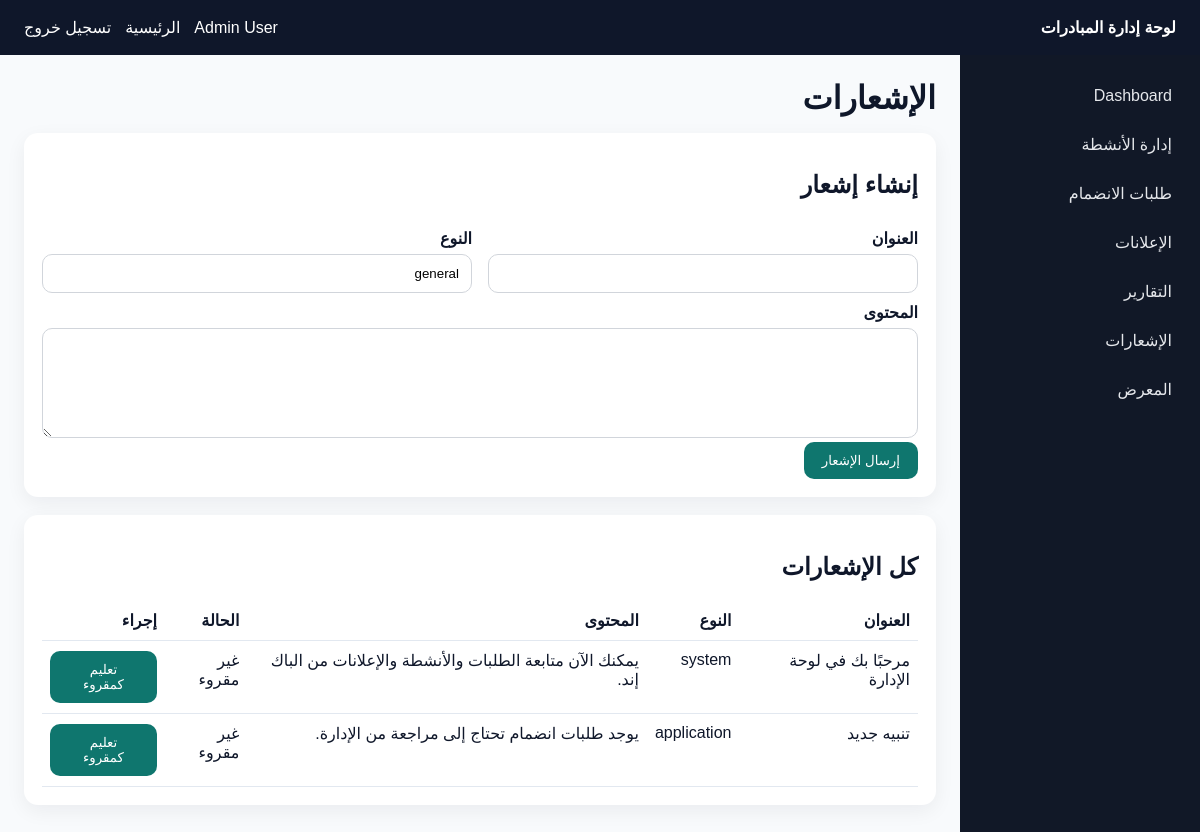
The page /admin/notifications.php (signed in) on the database its author committed.
### tables this page shows
CREATE TABLE IF NOT EXISTS notifications (
    id INT UNSIGNED AUTO_INCREMENT PRIMARY KEY,
    user_id INT UNSIGNED NULL,
    title VARCHAR(255) NOT NULL,
    body TEXT NOT NULL,
    type VARCHAR(100) DEFAULT 'general',
    is_read TINYINT(1) NOT NULL DEFAULT 0,
    created_at DATETIME NOT NULL DEFAULT CURRENT_TIMESTAMP,
    updated_at DATETIME NOT NULL DEFAULT CURRENT_TIMESTAMP ON UPDATE CURRENT_TIMESTAMP,
    CONSTRAINT fk_notifications_user FOREIGN KEY (user_id) REFERENCES users(id) ON DELETE SET NULL
);

### database.php (called while the page is built, shortened)
<?php
function db(): PDO
{
    $host = envValue('DB_HOST', '127.0.0.1');
    $port = envValue('DB_PORT', '3306');
    $database = envValue('DB_DATABASE', 'student_initiatives');
    $username = envValue('DB_USERNAME', 'root');
    $password = envValue('DB_PASSWORD', '');
    $dsn = "mysql:host={$host};port={$port};dbname={$database};charset=utf8mb4";
    $pdo = new PDO($dsn, $username, $password, [
        PDO::ATTR_ERRMODE => PDO::ERRMODE_EXCEPTION,
        PDO::ATTR_DEFAULT_FETCH_MODE => PDO::FETCH_ASSOC,
    ]);
    return $pdo;
}

### admin/notifications.php (the view, shortened to what this page needs)
<?php
require_once __DIR__ . '/common.php';
$notifications = db()->query('SELECT * FROM notifications ORDER BY created_at DESC')->fetchAll();
?>
<h1 class="page-title">الإشعارات</h1>
<div class="card">
    <h2>إنشاء إشعار</h2>
    <form method="post">
        <div class="grid-2">
            <div>
                <label>العنوان</label>
                <input type="text" name="title" required>
            </div>
            <div>
                <label>النوع</label>
                <input type="text" name="type" value="general">
            </div>
        </div>
        <label>المحتوى</label>
        <textarea name="body" required></textarea>
        <button type="submit">إرسال الإشعار</button>
    </form>
</div>
<div class="card">
    <h2>كل الإشعارات</h2>
    <table>
        <thead><tr><th>العنوان</th><th>النوع</th><th>المحتوى</th><th>الحالة</th><th>إجراء</th></tr></thead>
        <tbody>
            <?php foreach ($notifications as $item): ?>
                <tr>
                    <td><?= htmlspecialchars($item['title'], ENT_QUOTES, 'UTF-8') ?></td>
                    <td><?= htmlspecialchars((string) $item['type'], ENT_QUOTES, 'UTF-8') ?></td>
                    <td><?= htmlspecialchars($item['body'], ENT_QUOTES, 'UTF-8') ?></td>
                    <td><?= (int) $item['is_read'] === 1 ? 'مقروء' : 'غير مقروء' ?></td>
                    <td>
                        <?php if ((int) $item['is_read'] === 0): ?>
                            <form method="post">
                                <button type="submit">تعليم كمقروء</button>
                            </form>
                        <?php endif; ?>
                    </td>
                </tr>
            <?php endforeach; ?>
        </tbody>
    </table>
</div>

### admin/common.php (style rules this page uses)
body { font-family: Tahoma, Arial, sans-serif; background: #f8fafc; margin: 0; color: #0f172a; }
.page-title { margin-top: 0; margin-bottom: 16px; }
.card { background: #fff; padding: 18px; border-radius: 14px; box-shadow: 0 6px 20px rgba(15, 23, 42, .06); margin-bottom: 18px; }
.grid-2 { display: grid; grid-template-columns: 1fr 1fr; gap: 16px; }
label { display: block; margin: 10px 0 6px; font-weight: 700; }
input, textarea, select { width: 100%; padding: 11px 12px; box-sizing: border-box; border: 1px solid #d1d5db; border-radius: 10px; background: #fff; }
textarea { min-height: 110px; resize: vertical; }
button { padding: 11px 18px; border: 0; background: #0f766e; color: #fff; border-radius: 10px; cursor: pointer; }
table { width: 100%; border-collapse: collapse; }
th, td { border-bottom: 1px solid #e2e8f0; padding: 10px 8px; text-align: right; vertical-align: top; }

### rows shown on the page
notifications: title "مرحبًا بك في لوحة الإدارة", type "system", body "يمكنك الآن متابعة الطلبات والأنشطة والإعلانات من الباك إند.", is_read "غير مقروء"
notifications: title "تنبيه جديد", type "application", body "يوجد طلبات انضمام تحتاج إلى مراجعة من الإدارة.", is_read "غير مقروء"

### other values the page prints
$user['full_name'] "Admin User"
